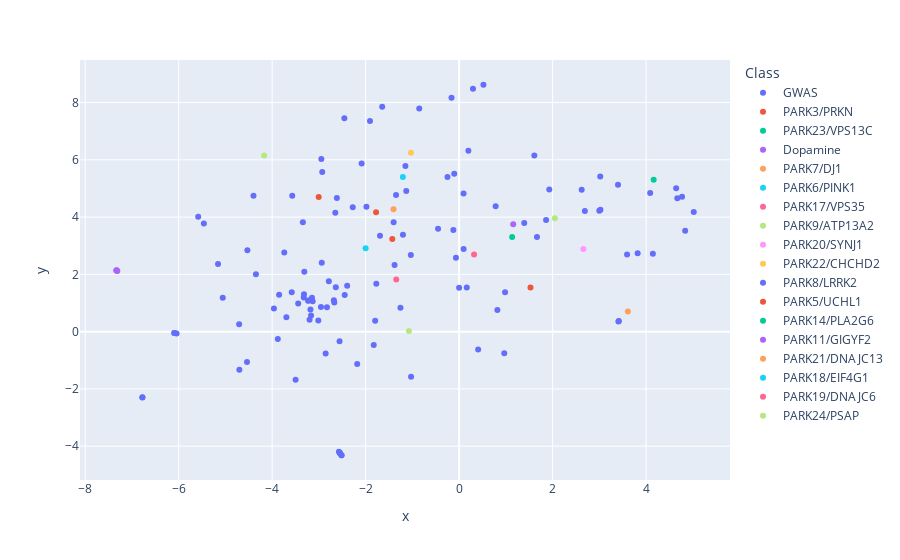

Notebook code for this chart:
### Code cell
fig=px.scatter(merged_df,x='x',y='y',hover_data=['Gene'], color='Class')
fig.show()

### Figure 1 — Plotly figure (JSON) as saved in the notebook; plotly's stock layout.template omitted (floating-point values rounded to 4 significant figures)
{"data": [{"customdata": [["KCNS3•kvs-5"], ["LAMB2•lam-1"], ["GBA•gba-4"], ["MCCC1•mccc-1"], ["CAMK2D•unc-43"], ["KPNA1•F53B2.5"], ["VAMP4•snb-7"], ["GBA•gba-3"], ["CRLS1•crls-1"], ["IP6K2•Y22D7AR.6"], ["SETD1A•set-2"], ["DDC•bas-1"], ["FGF20•let-756"], ["GALC•C29E4.10"], ["VAMP4•snb-5"], ["HIP1R•hipr-1"], ["KCNS3•kvs-4"], ["GBF1•gbf-1"], ["SCARB2•scav-2"], ["SATB1•dve-1"], ["CAB39L•mop-25.1"], ["SCARB2•scav-1"], ["IGSF9B•igcm-2"], ["DRD2/3/4•dop-3"], ["CTSB•cpr-6"], ["CHRNB1•acr-3"], ["RIMS1•unc-10"], ["KCNS3•kvs-1"], ["MED12L•dpy-22"], ["SCARB2•scav-5"], ["RAB29•glo-1"], ["KCNIP3•ncs-4"], ["CHRNB1•acr-8"], ["MAP4K4•mig-15"], ["LCORL•mbr-1"], ["CHRNB1•acr-12"], ["RNF141•F54B11.5"], ["DYRK1A•mbk-1"], ["IP6K2•T20F7.3"], ["MBNL2•mbl-1"], ["KCNIP3•ncs-7"], ["MEX3C•mex-3"], ["UBAP2•pqn-59"], ["FYN•src-1"], ["PAM•pghm-1"], ["CHRNB1•acr-6"], ["SH3GL2•unc-57"], ["CHD9•chd-7"], ["PAM•pgal-1"], ["ITPKB•lfe-2"], ["PAM•pamn-1"], ["KPNA1•ima-2"], ["SPPL2B•imp-1"], ["GRN•pgrn-1"], ["HIP1R•Y18D10A.22"], ["HIP1R•tag-138"], ["INPP5F•sac-2"], ["CTSB•W07B8.4"], ["CTSB•cpr-5"], ["CTSB•cpr-8"], ["PARK7•djr-1.2"], ["KCNS3•exp-2"], ["CTSB•cpr-4"], ["KCNS3•kvs-3"], ["KCNS3•kvs-2"], ["PMVK•F32D8.13"], ["SIPA1L2•sipa-1"], ["CTSB•cpr-1"], ["CTSB•cpr-9"], ["RPS6KL1•rskd-1"], ["CTSB•F32H5.1"], ["CTSB•cpr-3"], ["CTSB•cpr-2"], ["STK39•gck-3"], ["KCNIP3•ncs-5"], ["GBA•gba-1"], ["GBA•gba-2"], ["FAM49B/CYRIB•R07G3.8"], ["MED13•let-19"], ["CLCN3•clh-5"], ["CAB39L•mop-25.2"], ["GAK•gakh-1"], ["SVOP•svop-1"], ["gipc-2•GIPC1"], ["gipc-1•GIPC1"], ["hsp-1•HSPA8"], ["immt-1•IMMT"], ["immt-2•IMMT"], ["klp-12•KIF21B"], ["miro-1•RHOT2"], ["C16C10.1•SLC25A39"], ["unc-70•SPTBN1"], ["tomm-22•TOMM22"], ["C34D4.4•TVP23A"], ["klu-1•ZSCAN21"], ["mtk-1•NEK1"], ["sek-1•NEK1"], ["sek-4•NEK1"], ["sek-5•NEK1"], ["mig-32•PCGF3"], ["chd-1•ZRANB3"], ["csb-1•ZRANB3"], ["F53H4.6•ZRANB3"], ["smrc-1•ZRANB3"], ["ptl-1•MAPT"], ["lsy-2•ZSCAN9"], ["gly-10•WBSCR17"], ["gly-3•WBSCR17"], ["gly-5•WBSCR17"], ["gly-7•WBSCR17"], ["gly-8•WBSCR17"], ["dma-1•NRROS"], ["egg-6•NRROS"], ["pan-1•NRROS"], ["sym-1•NRROS"], ["rskn-1•RPS6KA2"], ["sec-3•STXBP6"]], "hovertemplate": "Class=GWAS<br>x=%{x}<br>y=%{y}<br>Gene=%{customdata[0]}<extra></extra>", "legendgroup": "GWAS", "marker": {"color": "#636efa", "symbol": "circle"}, "mode": "markers", "name": "GWAS", "orientation": "v", "showlegend": true, "type": "scatter", "x": [-1.028, 0.9662, -3.2, -1.381, 4.836, -3.443, -3.148, -6.097, -1.35, -2.448, 1.393, -7.327, -1.796, -5.057, -3.324, 0.09697, -1.255, 2.622, -2.855, 3.019, 0.1631, -3.695, -4.347, 3.416, -2.572, -4.701, 4.145, -5.461, 4.668, -3.012, -6.088, -3.851, -3.581, 2.999, -5.158, -1.907, -3.343, -0.1231, -2.956, 0.983, -4.706, -0.4508, 0.1981, -0.2491, 0.2963, -4.538, 3.593, 4.769, 0.5201, -1.827, 3.408, -2.939, -1.202, -6.045, -3.133, -3.227, -2.615, -3.23, -2.545, -3.168, -2.18, -2.455, -2.516, -3.499, -5.582, -2.637, 3.819, -2.552, -2.517, -2.086, -3.879, -4.4, -3.181, -2.276, -4.53, -3.962, -2.828, -1.033, 4.087, -1.401, -2.649, -3.312, -2.948, -6.775, -6.777, -0.1631, -1.983, 3.399, -0.0005254, 1.86, -2.787, 5.02, -1.149, -3.57, -3.741, 3.023, -2.929, -3.319, -2.679, -1.693, 1.666, -2.395, -2.67, 0.407, 1.609, -1.131, 0.7814, 1.929, -0.06817, 0.09503, 4.644, 0.8187, -2.558, -0.8536, -0.1047, -1.646, -1.772], "xaxis": "x", "y": [-1.575, -0.7581, 0.4181, 2.326, 3.526, 0.9795, 1.18, -0.04377, 4.77, 1.284, 3.798, 2.14, 0.3827, 1.181, 1.196, 2.883, 0.8351, 4.955, -0.7635, 5.42, 1.539, 0.5041, 2.006, 0.3672, -4.195, -1.331, 2.724, 3.778, 4.656, 0.388, -0.05096, 1.287, 1.371, 4.223, 2.363, 7.36, 3.821, 3.553, 0.8624, 1.372, 0.2596, 3.595, 6.32, 5.4, 8.487, -1.061, 2.698, 4.712, 8.622, -0.4711, 0.3577, 2.408, 3.385, -0.06239, 1.058, 1.088, 4.669, 1.079, -4.252, 0.5632, -1.128, 7.451, -4.318, -1.676, 4.013, 1.548, 2.736, -4.241, -4.314, 5.876, -0.2544, 4.748, 0.7754, 4.345, 2.841, 0.8089, 0.8475, 2.68, 4.843, 3.816, 4.153, 2.096, 6.028, -2.296, -2.297, 8.171, 4.358, 5.133, 1.528, 3.896, 1.758, 4.175, 5.785, 4.75, 2.761, 4.254, 5.576, 1.304, 1.096, 3.352, 3.305, 1.606, 1.018, -0.6266, 6.15, 4.915, 4.377, 4.966, 2.584, 4.827, 5.01, 0.7567, -0.338, 7.793, 5.512, 7.856, 1.671], "yaxis": "y"}, {"customdata": [["PRKN•pdr-1"]], "hovertemplate": "Class=PARK3/PRKN<br>x=%{x}<br>y=%{y}<br>Gene=%{customdata[0]}<extra></extra>", "legendgroup": "PARK3/PRKN", "marker": {"color": "#EF553B", "symbol": "circle"}, "mode": "markers", "name": "PARK3/PRKN", "orientation": "v", "showlegend": true, "type": "scatter", "x": [-1.43], "xaxis": "x", "y": [3.233], "yaxis": "y"}, {"customdata": [["VPS13C•T08G11.1"]], "hovertemplate": "Class=PARK23/VPS13C<br>x=%{x}<br>y=%{y}<br>Gene=%{customdata[0]}<extra></extra>", "legendgroup": "PARK23/VPS13C", "marker": {"color": "#00cc96", "symbol": "circle"}, "mode": "markers", "name": "PARK23/VPS13C", "orientation": "v", "showlegend": true, "type": "scatter", "x": [4.162], "xaxis": "x", "y": [5.304], "yaxis": "y"}, {"customdata": [["GCH1•cat-4"], ["TH•cat-2"]], "hovertemplate": "Class=Dopamine<br>x=%{x}<br>y=%{y}<br>Gene=%{customdata[0]}<extra></extra>", "legendgroup": "Dopamine", "marker": {"color": "#ab63fa", "symbol": "circle"}, "mode": "markers", "name": "Dopamine", "orientation": "v", "showlegend": true, "type": "scatter", "x": [-7.335, -7.313], "xaxis": "x", "y": [2.134, 2.117], "yaxis": "y"}, {"customdata": [["PARK7•djr-1.1"]], "hovertemplate": "Class=PARK7/DJ1<br>x=%{x}<br>y=%{y}<br>Gene=%{customdata[0]}<extra></extra>", "legendgroup": "PARK7/DJ1", "marker": {"color": "#FFA15A", "symbol": "circle"}, "mode": "markers", "name": "PARK7/DJ1", "orientation": "v", "showlegend": true, "type": "scatter", "x": [-1.403], "xaxis": "x", "y": [4.272], "yaxis": "y"}, {"customdata": [["PINK1•pink-1"]], "hovertemplate": "Class=PARK6/PINK1<br>x=%{x}<br>y=%{y}<br>Gene=%{customdata[0]}<extra></extra>", "legendgroup": "PARK6/PINK1", "marker": {"color": "#19d3f3", "symbol": "circle"}, "mode": "markers", "name": "PARK6/PINK1", "orientation": "v", "showlegend": true, "type": "scatter", "x": [-2.001], "xaxis": "x", "y": [2.908], "yaxis": "y"}, {"customdata": [["VPS35•vps-35"]], "hovertemplate": "Class=PARK17/VPS35<br>x=%{x}<br>y=%{y}<br>Gene=%{customdata[0]}<extra></extra>", "legendgroup": "PARK17/VPS35", "marker": {"color": "#FF6692", "symbol": "circle"}, "mode": "markers", "name": "PARK17/VPS35", "orientation": "v", "showlegend": true, "type": "scatter", "x": [-1.345], "xaxis": "x", "y": [1.818], "yaxis": "y"}, {"customdata": [["ATP13A2•catp-7"]], "hovertemplate": "Class=PARK9/ATP13A2<br>x=%{x}<br>y=%{y}<br>Gene=%{customdata[0]}<extra></extra>", "legendgroup": "PARK9/ATP13A2", "marker": {"color": "#B6E880", "symbol": "circle"}, "mode": "markers", "name": "PARK9/ATP13A2", "orientation": "v", "showlegend": true, "type": "scatter", "x": [2.049], "xaxis": "x", "y": [3.956], "yaxis": "y"}, {"customdata": [["SYNJ1•unc-26"]], "hovertemplate": "Class=PARK20/SYNJ1<br>x=%{x}<br>y=%{y}<br>Gene=%{customdata[0]}<extra></extra>", "legendgroup": "PARK20/SYNJ1", "marker": {"color": "#FF97FF", "symbol": "circle"}, "mode": "markers", "name": "PARK20/SYNJ1", "orientation": "v", "showlegend": true, "type": "scatter", "x": [2.658], "xaxis": "x", "y": [2.883], "yaxis": "y"}, {"customdata": [["CHCHD2•har-1"]], "hovertemplate": "Class=PARK22/CHCHD2<br>x=%{x}<br>y=%{y}<br>Gene=%{customdata[0]}<extra></extra>", "legendgroup": "PARK22/CHCHD2", "marker": {"color": "#FECB52", "symbol": "circle"}, "mode": "markers", "name": "PARK22/CHCHD2", "orientation": "v", "showlegend": true, "type": "scatter", "x": [-1.03], "xaxis": "x", "y": [6.25], "yaxis": "y"}, {"customdata": [["LRRK2•lrk-1"]], "hovertemplate": "Class=PARK8/LRRK2<br>x=%{x}<br>y=%{y}<br>Gene=%{customdata[0]}<extra></extra>", "legendgroup": "PARK8/LRRK2", "marker": {"color": "#636efa", "symbol": "circle"}, "mode": "markers", "name": "PARK8/LRRK2", "orientation": "v", "showlegend": true, "type": "scatter", "x": [2.69], "xaxis": "x", "y": [4.215], "yaxis": "y"}, {"customdata": [["UCHL1•ubh-3"], ["UCHL1•ubh-2"], ["UCHL1•ubh-1"]], "hovertemplate": "Class=PARK5/UCHL1<br>x=%{x}<br>y=%{y}<br>Gene=%{customdata[0]}<extra></extra>", "legendgroup": "PARK5/UCHL1", "marker": {"color": "#EF553B", "symbol": "circle"}, "mode": "markers", "name": "PARK5/UCHL1", "orientation": "v", "showlegend": true, "type": "scatter", "x": [-1.777, -3.004, 1.527], "xaxis": "x", "y": [4.167, 4.703, 1.539], "yaxis": "y"}, {"customdata": [["PLA2G6•ipla-3"]], "hovertemplate": "Class=PARK14/PLA2G6<br>x=%{x}<br>y=%{y}<br>Gene=%{customdata[0]}<extra></extra>", "legendgroup": "PARK14/PLA2G6", "marker": {"color": "#00cc96", "symbol": "circle"}, "mode": "markers", "name": "PARK14/PLA2G6", "orientation": "v", "showlegend": true, "type": "scatter", "x": [1.134], "xaxis": "x", "y": [3.302], "yaxis": "y"}, {"customdata": [["GIGYF2•gyf-1"]], "hovertemplate": "Class=PARK11/GIGYF2<br>x=%{x}<br>y=%{y}<br>Gene=%{customdata[0]}<extra></extra>", "legendgroup": "PARK11/GIGYF2", "marker": {"color": "#ab63fa", "symbol": "circle"}, "mode": "markers", "name": "PARK11/GIGYF2", "orientation": "v", "showlegend": true, "type": "scatter", "x": [1.157], "xaxis": "x", "y": [3.753], "yaxis": "y"}, {"customdata": [["DNAJC13•rme-8"]], "hovertemplate": "Class=PARK21/DNAJC13<br>x=%{x}<br>y=%{y}<br>Gene=%{customdata[0]}<extra></extra>", "legendgroup": "PARK21/DNAJC13", "marker": {"color": "#FFA15A", "symbol": "circle"}, "mode": "markers", "name": "PARK21/DNAJC13", "orientation": "v", "showlegend": true, "type": "scatter", "x": [3.61], "xaxis": "x", "y": [0.7003], "yaxis": "y"}, {"customdata": [["EIF4G1•ifg-1"]], "hovertemplate": "Class=PARK18/EIF4G1<br>x=%{x}<br>y=%{y}<br>Gene=%{customdata[0]}<extra></extra>", "legendgroup": "PARK18/EIF4G1", "marker": {"color": "#19d3f3", "symbol": "circle"}, "mode": "markers", "name": "PARK18/EIF4G1", "orientation": "v", "showlegend": true, "type": "scatter", "x": [-1.203], "xaxis": "x", "y": [5.399], "yaxis": "y"}, {"customdata": [["DNAJC6•dnj-25"]], "hovertemplate": "Class=PARK19/DNAJC6<br>x=%{x}<br>y=%{y}<br>Gene=%{customdata[0]}<extra></extra>", "legendgroup": "PARK19/DNAJC6", "marker": {"color": "#FF6692", "symbol": "circle"}, "mode": "markers", "name": "PARK19/DNAJC6", "orientation": "v", "showlegend": true, "type": "scatter", "x": [0.3198], "xaxis": "x", "y": [2.693], "yaxis": "y"}, {"customdata": [["PSAP•spp-10"], ["PSAP•spp-8"]], "hovertemplate": "Class=PARK24/PSAP<br>x=%{x}<br>y=%{y}<br>Gene=%{customdata[0]}<extra></extra>", "legendgroup": "PARK24/PSAP", "marker": {"color": "#B6E880", "symbol": "circle"}, "mode": "markers", "name": "PARK24/PSAP", "orientation": "v", "showlegend": true, "type": "scatter", "x": [-4.173, -1.074], "xaxis": "x", "y": [6.153, 0.02304], "yaxis": "y"}], "layout": {"legend": {"title": {"text": "Class"}, "tracegroupgap": 0}, "margin": {"t": 60}, "xaxis": {"anchor": "y", "domain": [0, 1], "title": {"text": "x"}}, "yaxis": {"anchor": "x", "domain": [0, 1], "title": {"text": "y"}}}}
